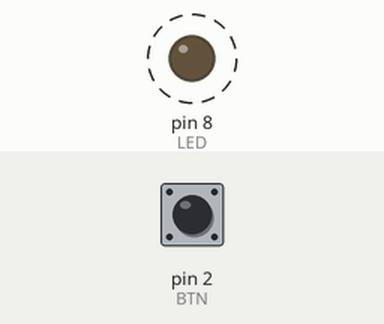
Simulated run of this sketch. Board: Arduino Uno, built with avr-gcc and run on an emulated ATmega328P. Parts: output pins drawn as LEDs (lit = HIGH). Dashed ring = blinking. The test bench sets the inputs (shaded band); at power-on: pin 2 (BTN) HIGH.

Above: at 2.8 s.
2.9 s: pin 2 (BTN) pulled LOW for 3.2 s
At 6.6 s:
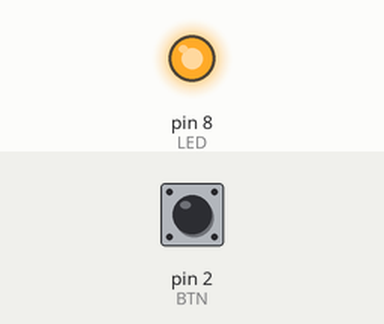
At 7.1 s:
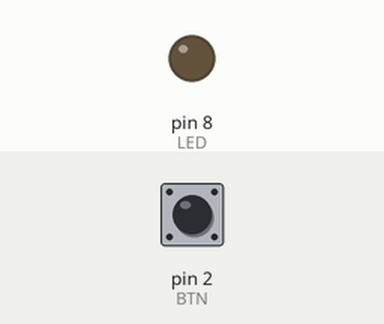
Timing chart, 0 to 13.6 s (numbered marks = the images above; inputs shaded):
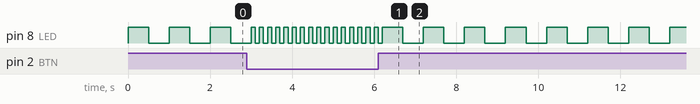

The sketch:

EX3.ino
```cpp
const int LED = 8;
const int BTN = 2;
int blink;
void setup() {
  // put your setup code here, to run once:
  pinMode(LED, OUTPUT);
  pinMode(BTN, INPUT_PULLUP);
}

void loop() {
  // put your main code here, to run repeatedly:
  if (digitalRead(BTN) == LOW) {
    blink = 100;
  }
  else {
    blink = 500;
  }
  digitalWrite(LED,HIGH);
  delay(blink);

  digitalWrite(LED,LOW);
  delay(blink);

}
```
